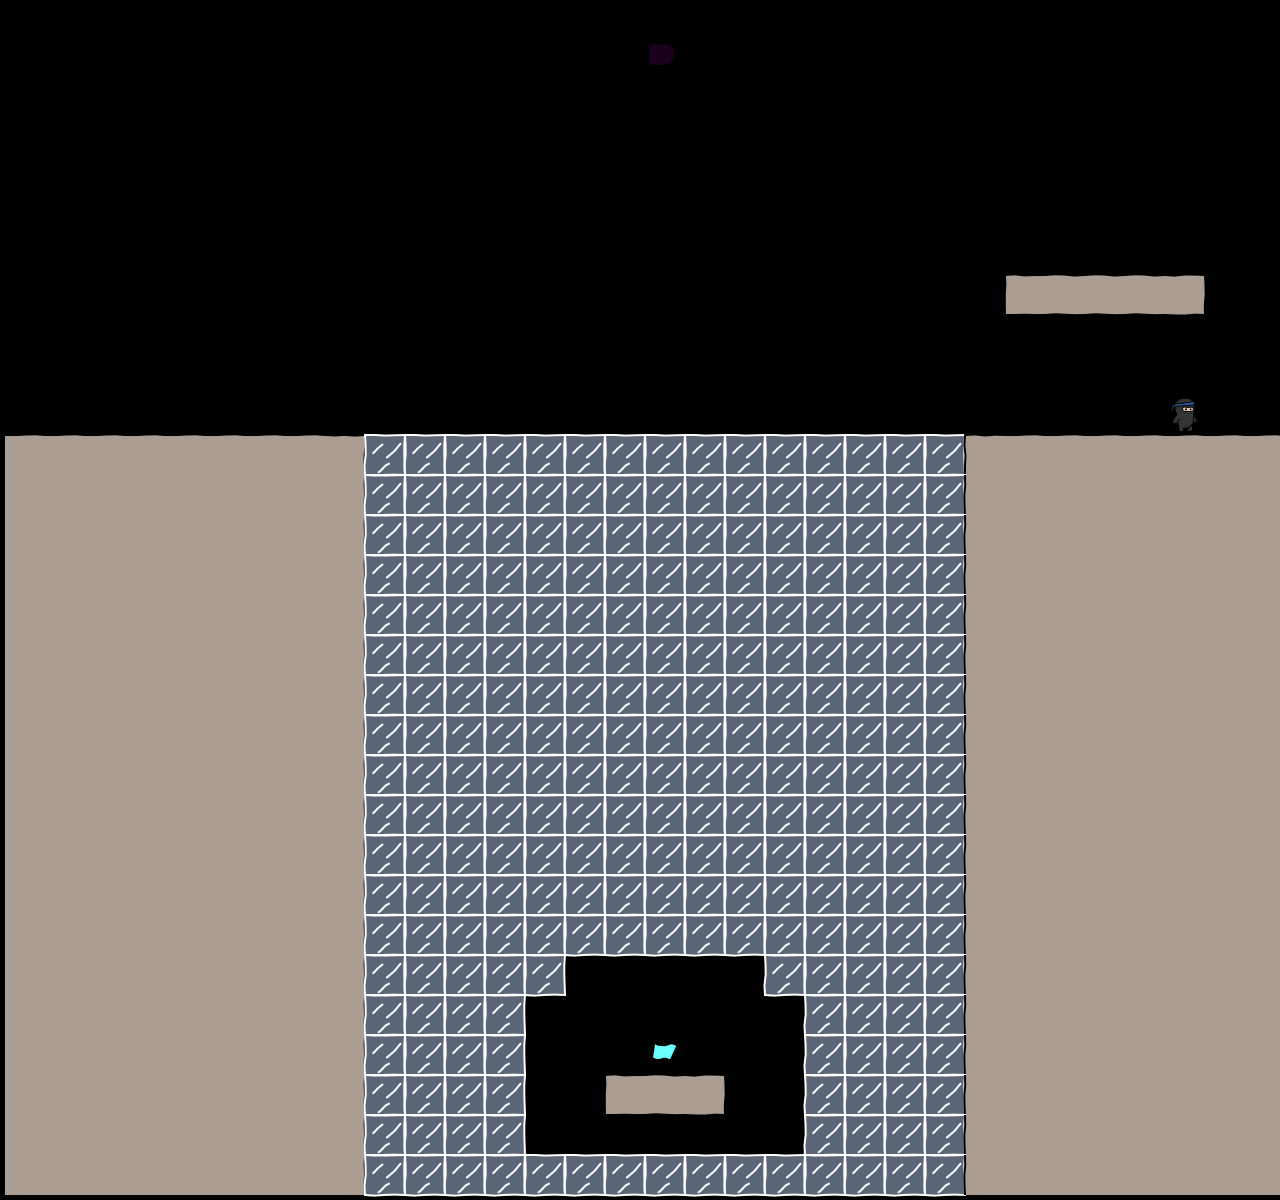

A level layout from a 2D game, rendered from its tile map. Below: a short description, then the map file with its tile-grid data intact:
An orthogonal 32x30 tile map with 40x40 px tiles, 1 tile layer (bg).

<map version="1.0" orientation="orthogonal" width="32" height="30" tilewidth="40" tileheight="40">
 <tileset firstgid="1" name="tiles6_gapped" tilewidth="50" tileheight="50">
  <image source="tiles6_gapped.png" width="300" height="600" />
 </tileset>
 <layer name="bg" width="32" height="30">
  <data encoding="csv">
0,0,0,0,0,0,0,0,0,0,0,0,0,0,0,0,0,0,0,0,0,0,0,0,0,0,0,0,0,0,0,0,
0,0,0,0,0,0,0,0,0,0,0,0,0,0,0,0,55,0,0,0,0,0,0,0,0,0,0,0,0,0,0,0,
0,0,0,0,0,0,0,0,0,0,0,0,0,0,0,0,0,0,0,0,0,0,0,0,0,0,0,0,0,0,0,0,
0,0,0,0,0,0,0,0,0,0,0,0,0,0,0,0,0,0,0,0,0,0,0,0,0,0,0,0,0,0,0,0,
0,0,0,0,0,0,0,0,0,0,0,0,0,0,0,0,0,0,0,0,0,0,0,0,0,0,0,0,0,0,0,0,
0,0,0,0,0,0,0,0,0,0,0,0,0,0,0,0,0,0,0,0,0,0,0,0,0,0,0,0,0,0,0,0,
0,0,0,0,0,0,0,0,0,0,0,0,0,0,0,0,0,0,0,0,0,0,0,0,0,0,0,0,0,0,0,0,
0,0,0,0,0,0,0,0,0,0,0,0,0,0,0,0,0,0,0,0,0,0,0,0,0,1,2,2,2,3,0,0,
0,0,0,0,0,0,0,0,0,0,0,0,0,0,0,0,0,0,0,0,0,0,0,0,0,0,0,0,0,0,0,0,
0,0,0,0,0,0,0,0,0,0,0,0,0,0,0,0,0,0,0,0,0,0,0,0,0,0,0,0,0,0,0,0,
0,0,0,0,0,0,0,0,0,0,0,0,0,0,0,0,0,0,0,0,0,0,0,0,0,0,0,0,0,47,0,0,
8,8,8,8,8,8,8,8,9,68,68,68,68,68,68,68,68,68,68,68,68,68,68,68,7,8,8,8,8,8,8,8,
14,14,14,14,14,14,14,14,15,68,68,68,68,68,68,68,68,68,68,68,68,68,68,68,13,14,14,14,14,14,14,14,
14,14,14,14,14,14,14,14,15,68,68,68,68,68,68,68,68,68,68,68,68,68,68,68,13,14,14,14,14,14,14,14,
14,14,14,14,14,14,14,14,15,68,68,68,68,68,68,68,68,68,68,68,68,68,68,68,13,14,14,14,14,14,14,14,
14,14,14,14,14,14,14,14,15,68,68,68,68,68,68,68,68,68,68,68,68,68,68,68,13,14,14,14,14,14,14,14,
14,14,14,14,14,14,14,14,15,68,68,68,68,68,68,68,68,68,68,68,68,68,68,68,13,14,14,14,14,14,14,14,
14,14,14,14,14,14,14,14,15,68,68,68,68,68,68,68,68,68,68,68,68,68,68,68,13,14,14,14,14,14,14,14,
14,14,14,14,14,14,14,14,15,68,68,68,68,68,68,68,68,68,68,68,68,68,68,68,13,14,14,14,14,14,14,14,
14,14,14,14,14,14,14,14,15,68,68,68,68,68,68,68,68,68,68,68,68,68,68,68,13,14,14,14,14,14,14,14,
14,14,14,14,14,14,14,14,15,68,68,68,68,68,68,68,68,68,68,68,68,68,68,68,13,14,14,14,14,14,14,14,
14,14,14,14,14,14,14,14,15,68,68,68,68,68,68,68,68,68,68,68,68,68,68,68,13,14,14,14,14,14,14,14,
14,14,14,14,14,14,14,14,15,68,68,68,68,68,68,68,68,68,68,68,68,68,68,68,13,14,14,14,14,14,14,14,
14,14,14,14,14,14,14,14,15,68,68,68,68,68,68,68,68,68,68,68,68,68,68,68,13,14,14,14,14,14,14,14,
14,14,14,14,14,14,14,14,15,68,68,68,68,68,0,0,0,0,0,68,68,68,68,68,13,14,14,14,14,14,14,14,
14,14,14,14,14,14,14,14,15,68,68,68,68,0,0,0,0,0,0,0,68,68,68,68,13,14,14,14,14,14,14,14,
14,14,14,14,14,14,14,14,15,68,68,68,68,0,0,0,48,0,0,0,68,68,68,68,13,14,14,14,14,14,14,14,
14,14,14,14,14,14,14,14,15,68,68,68,68,0,0,1,2,3,0,0,68,68,68,68,13,14,14,14,14,14,14,14,
14,14,14,14,14,14,14,14,15,68,68,68,68,0,0,0,0,0,0,0,68,68,68,68,13,14,14,14,14,14,14,14,
14,14,14,14,14,14,14,14,15,68,68,68,68,68,68,68,68,68,68,68,68,68,68,68,13,14,14,14,14,14,14,14
</data>
 </layer>
</map>
